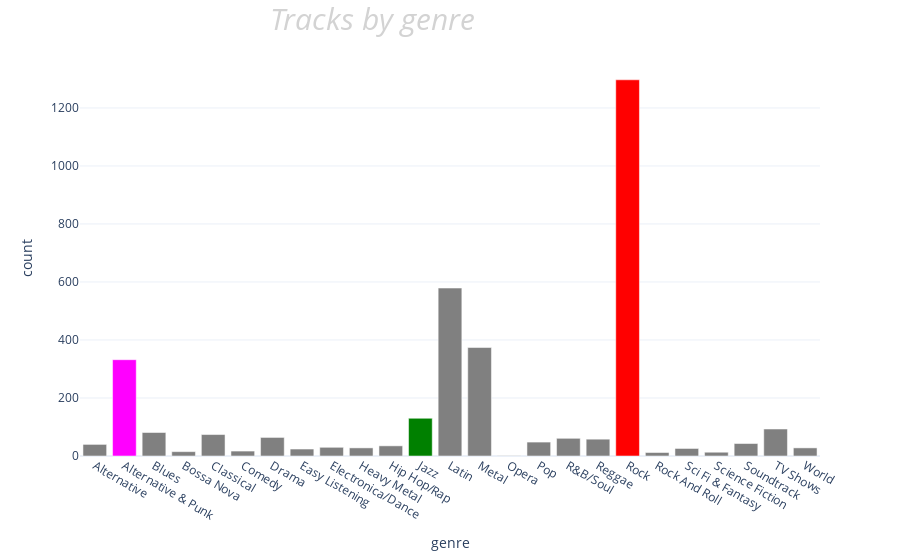

The cell this chart's notebook holds for it:
### Code cell
fig = px.bar(
    data_frame = data2,
    y = 'count',
    x = 'genre',
    color = 'genre',
    color_discrete_map = cn_map )

fig.update_layout({
    'title': {'text': '<i>Tracks by genre lol</i>', 'font': {'size': 30, 'color': 'lightgray'}, 'x': .3},
    'showlegend': False,
    'template': 'plotly_white'
})

### Figure 1 — Plotly figure (JSON) as saved in the notebook; plotly's stock layout.template omitted (floating-point values rounded to 4 significant figures)
{"data": [{"alignmentgroup": "True", "hovertemplate": "genre=%{x}<br>count=%{y}<extra></extra>", "legendgroup": "Alternative", "marker": {"color": "gray", "pattern": {"shape": ""}}, "name": "Alternative", "offsetgroup": "Alternative", "orientation": "v", "showlegend": true, "textposition": "auto", "type": "bar", "x": ["Alternative"], "xaxis": "x", "y": [40], "yaxis": "y"}, {"alignmentgroup": "True", "hovertemplate": "genre=%{x}<br>count=%{y}<extra></extra>", "legendgroup": "Alternative & Punk", "marker": {"color": "magenta", "pattern": {"shape": ""}}, "name": "Alternative & Punk", "offsetgroup": "Alternative & Punk", "orientation": "v", "showlegend": true, "textposition": "auto", "type": "bar", "x": ["Alternative & Punk"], "xaxis": "x", "y": [332], "yaxis": "y"}, {"alignmentgroup": "True", "hovertemplate": "genre=%{x}<br>count=%{y}<extra></extra>", "legendgroup": "Blues", "marker": {"color": "gray", "pattern": {"shape": ""}}, "name": "Blues", "offsetgroup": "Blues", "orientation": "v", "showlegend": true, "textposition": "auto", "type": "bar", "x": ["Blues"], "xaxis": "x", "y": [81], "yaxis": "y"}, {"alignmentgroup": "True", "hovertemplate": "genre=%{x}<br>count=%{y}<extra></extra>", "legendgroup": "Bossa Nova", "marker": {"color": "gray", "pattern": {"shape": ""}}, "name": "Bossa Nova", "offsetgroup": "Bossa Nova", "orientation": "v", "showlegend": true, "textposition": "auto", "type": "bar", "x": ["Bossa Nova"], "xaxis": "x", "y": [15], "yaxis": "y"}, {"alignmentgroup": "True", "hovertemplate": "genre=%{x}<br>count=%{y}<extra></extra>", "legendgroup": "Classical", "marker": {"color": "gray", "pattern": {"shape": ""}}, "name": "Classical", "offsetgroup": "Classical", "orientation": "v", "showlegend": true, "textposition": "auto", "type": "bar", "x": ["Classical"], "xaxis": "x", "y": [74], "yaxis": "y"}, {"alignmentgroup": "True", "hovertemplate": "genre=%{x}<br>count=%{y}<extra></extra>", "legendgroup": "Comedy", "marker": {"color": "gray", "pattern": {"shape": ""}}, "name": "Comedy", "offsetgroup": "Comedy", "orientation": "v", "showlegend": true, "textposition": "auto", "type": "bar", "x": ["Comedy"], "xaxis": "x", "y": [17], "yaxis": "y"}, {"alignmentgroup": "True", "hovertemplate": "genre=%{x}<br>count=%{y}<extra></extra>", "legendgroup": "Drama", "marker": {"color": "gray", "pattern": {"shape": ""}}, "name": "Drama", "offsetgroup": "Drama", "orientation": "v", "showlegend": true, "textposition": "auto", "type": "bar", "x": ["Drama"], "xaxis": "x", "y": [64], "yaxis": "y"}, {"alignmentgroup": "True", "hovertemplate": "genre=%{x}<br>count=%{y}<extra></extra>", "legendgroup": "Easy Listening", "marker": {"color": "gray", "pattern": {"shape": ""}}, "name": "Easy Listening", "offsetgroup": "Easy Listening", "orientation": "v", "showlegend": true, "textposition": "auto", "type": "bar", "x": ["Easy Listening"], "xaxis": "x", "y": [24], "yaxis": "y"}, {"alignmentgroup": "True", "hovertemplate": "genre=%{x}<br>count=%{y}<extra></extra>", "legendgroup": "Electronica/Dance", "marker": {"color": "gray", "pattern": {"shape": ""}}, "name": "Electronica/Dance", "offsetgroup": "Electronica/Dance", "orientation": "v", "showlegend": true, "textposition": "auto", "type": "bar", "x": ["Electronica/Dance"], "xaxis": "x", "y": [30], "yaxis": "y"}, {"alignmentgroup": "True", "hovertemplate": "genre=%{x}<br>count=%{y}<extra></extra>", "legendgroup": "Heavy Metal", "marker": {"color": "gray", "pattern": {"shape": ""}}, "name": "Heavy Metal", "offsetgroup": "Heavy Metal", "orientation": "v", "showlegend": true, "textposition": "auto", "type": "bar", "x": ["Heavy Metal"], "xaxis": "x", "y": [28], "yaxis": "y"}, {"alignmentgroup": "True", "hovertemplate": "genre=%{x}<br>count=%{y}<extra></extra>", "legendgroup": "Hip Hop/Rap", "marker": {"color": "gray", "pattern": {"shape": ""}}, "name": "Hip Hop/Rap", "offsetgroup": "Hip Hop/Rap", "orientation": "v", "showlegend": true, "textposition": "auto", "type": "bar", "x": ["Hip Hop/Rap"], "xaxis": "x", "y": [35], "yaxis": "y"}, {"alignmentgroup": "True", "hovertemplate": "genre=%{x}<br>count=%{y}<extra></extra>", "legendgroup": "Jazz", "marker": {"color": "green", "pattern": {"shape": ""}}, "name": "Jazz", "offsetgroup": "Jazz", "orientation": "v", "showlegend": true, "textposition": "auto", "type": "bar", "x": ["Jazz"], "xaxis": "x", "y": [130], "yaxis": "y"}, {"alignmentgroup": "True", "hovertemplate": "genre=%{x}<br>count=%{y}<extra></extra>", "legendgroup": "Latin", "marker": {"color": "gray", "pattern": {"shape": ""}}, "name": "Latin", "offsetgroup": "Latin", "orientation": "v", "showlegend": true, "textposition": "auto", "type": "bar", "x": ["Latin"], "xaxis": "x", "y": [579], "yaxis": "y"}, {"alignmentgroup": "True", "hovertemplate": "genre=%{x}<br>count=%{y}<extra></extra>", "legendgroup": "Metal", "marker": {"color": "gray", "pattern": {"shape": ""}}, "name": "Metal", "offsetgroup": "Metal", "orientation": "v", "showlegend": true, "textposition": "auto", "type": "bar", "x": ["Metal"], "xaxis": "x", "y": [374], "yaxis": "y"}, {"alignmentgroup": "True", "hovertemplate": "genre=%{x}<br>count=%{y}<extra></extra>", "legendgroup": "Opera", "marker": {"color": "gray", "pattern": {"shape": ""}}, "name": "Opera", "offsetgroup": "Opera", "orientation": "v", "showlegend": true, "textposition": "auto", "type": "bar", "x": ["Opera"], "xaxis": "x", "y": [1], "yaxis": "y"}, {"alignmentgroup": "True", "hovertemplate": "genre=%{x}<br>count=%{y}<extra></extra>", "legendgroup": "Pop", "marker": {"color": "gray", "pattern": {"shape": ""}}, "name": "Pop", "offsetgroup": "Pop", "orientation": "v", "showlegend": true, "textposition": "auto", "type": "bar", "x": ["Pop"], "xaxis": "x", "y": [48], "yaxis": "y"}, {"alignmentgroup": "True", "hovertemplate": "genre=%{x}<br>count=%{y}<extra></extra>", "legendgroup": "R&B/Soul", "marker": {"color": "gray", "pattern": {"shape": ""}}, "name": "R&B/Soul", "offsetgroup": "R&B/Soul", "orientation": "v", "showlegend": true, "textposition": "auto", "type": "bar", "x": ["R&B/Soul"], "xaxis": "x", "y": [61], "yaxis": "y"}, {"alignmentgroup": "True", "hovertemplate": "genre=%{x}<br>count=%{y}<extra></extra>", "legendgroup": "Reggae", "marker": {"color": "gray", "pattern": {"shape": ""}}, "name": "Reggae", "offsetgroup": "Reggae", "orientation": "v", "showlegend": true, "textposition": "auto", "type": "bar", "x": ["Reggae"], "xaxis": "x", "y": [58], "yaxis": "y"}, {"alignmentgroup": "True", "hovertemplate": "genre=%{x}<br>count=%{y}<extra></extra>", "legendgroup": "Rock", "marker": {"color": "red", "pattern": {"shape": ""}}, "name": "Rock", "offsetgroup": "Rock", "orientation": "v", "showlegend": true, "textposition": "auto", "type": "bar", "x": ["Rock"], "xaxis": "x", "y": [1297], "yaxis": "y"}, {"alignmentgroup": "True", "hovertemplate": "genre=%{x}<br>count=%{y}<extra></extra>", "legendgroup": "Rock And Roll", "marker": {"color": "gray", "pattern": {"shape": ""}}, "name": "Rock And Roll", "offsetgroup": "Rock And Roll", "orientation": "v", "showlegend": true, "textposition": "auto", "type": "bar", "x": ["Rock And Roll"], "xaxis": "x", "y": [12], "yaxis": "y"}, {"alignmentgroup": "True", "hovertemplate": "genre=%{x}<br>count=%{y}<extra></extra>", "legendgroup": "Sci Fi & Fantasy", "marker": {"color": "gray", "pattern": {"shape": ""}}, "name": "Sci Fi & Fantasy", "offsetgroup": "Sci Fi & Fantasy", "orientation": "v", "showlegend": true, "textposition": "auto", "type": "bar", "x": ["Sci Fi & Fantasy"], "xaxis": "x", "y": [26], "yaxis": "y"}, {"alignmentgroup": "True", "hovertemplate": "genre=%{x}<br>count=%{y}<extra></extra>", "legendgroup": "Science Fiction", "marker": {"color": "gray", "pattern": {"shape": ""}}, "name": "Science Fiction", "offsetgroup": "Science Fiction", "orientation": "v", "showlegend": true, "textposition": "auto", "type": "bar", "x": ["Science Fiction"], "xaxis": "x", "y": [13], "yaxis": "y"}, {"alignmentgroup": "True", "hovertemplate": "genre=%{x}<br>count=%{y}<extra></extra>", "legendgroup": "Soundtrack", "marker": {"color": "gray", "pattern": {"shape": ""}}, "name": "Soundtrack", "offsetgroup": "Soundtrack", "orientation": "v", "showlegend": true, "textposition": "auto", "type": "bar", "x": ["Soundtrack"], "xaxis": "x", "y": [43], "yaxis": "y"}, {"alignmentgroup": "True", "hovertemplate": "genre=%{x}<br>count=%{y}<extra></extra>", "legendgroup": "TV Shows", "marker": {"color": "gray", "pattern": {"shape": ""}}, "name": "TV Shows", "offsetgroup": "TV Shows", "orientation": "v", "showlegend": true, "textposition": "auto", "type": "bar", "x": ["TV Shows"], "xaxis": "x", "y": [93], "yaxis": "y"}, {"alignmentgroup": "True", "hovertemplate": "genre=%{x}<br>count=%{y}<extra></extra>", "legendgroup": "World", "marker": {"color": "gray", "pattern": {"shape": ""}}, "name": "World", "offsetgroup": "World", "orientation": "v", "showlegend": true, "textposition": "auto", "type": "bar", "x": ["World"], "xaxis": "x", "y": [28], "yaxis": "y"}], "layout": {"barmode": "relative", "legend": {"title": {"text": "genre"}, "tracegroupgap": 0}, "margin": {"t": 60}, "showlegend": false, "title": {"font": {"color": "lightgray", "size": 30}, "text": "<i>Tracks by genre </i>", "x": 0.3}, "xaxis": {"anchor": "y", "categoryarray": ["Alternative", "Alternative & Punk", "Blues", "Bossa Nova", "Classical", "Comedy", "Drama", "Easy Listening", "Electronica/Dance", "Heavy Metal", "Hip Hop/Rap", "Jazz", "Latin", "Metal", "Opera", "Pop", "R&B/Soul", "Reggae", "Rock", "Rock And Roll", "Sci Fi & Fantasy", "Science Fiction", "Soundtrack", "TV Shows", "World"], "categoryorder": "array", "domain": [0, 1], "title": {"text": "genre"}}, "yaxis": {"anchor": "x", "domain": [0, 1], "title": {"text": "count"}}}}
